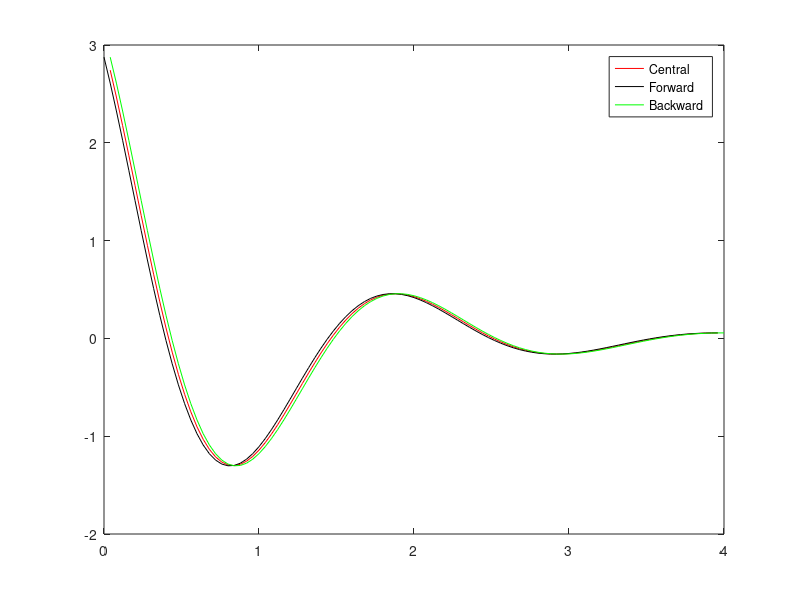

MATLAB code to generate this figure:
%%
Fun = @(x) exp(-x).*sin(3*x); 
dFun = @(x) -exp(-x).*sin(3*x)+ 3*exp(-x).*cos(3*x);
%%
x=linspace(0,4,101);
F=Fun(x);
h=x(2)-x(1);
xCentral=x(2:end-1);
dFCenteral=(F(3:end)-F(1:end-2))/(2*h);
xForward=x(1:end-1);
dFForward=(F(2:end)-F(1:end-1))/h;
xBackward=x(2:end);
dFBackward=(F(2:end)-F(1:end-1))/h;
%%

plot(xCentral,dFCenteral,'r')
hold on;
plot(xForward,dFForward,'k');
plot(xBackward,dFBackward,'g');
legend('Central','Forward','Backward')